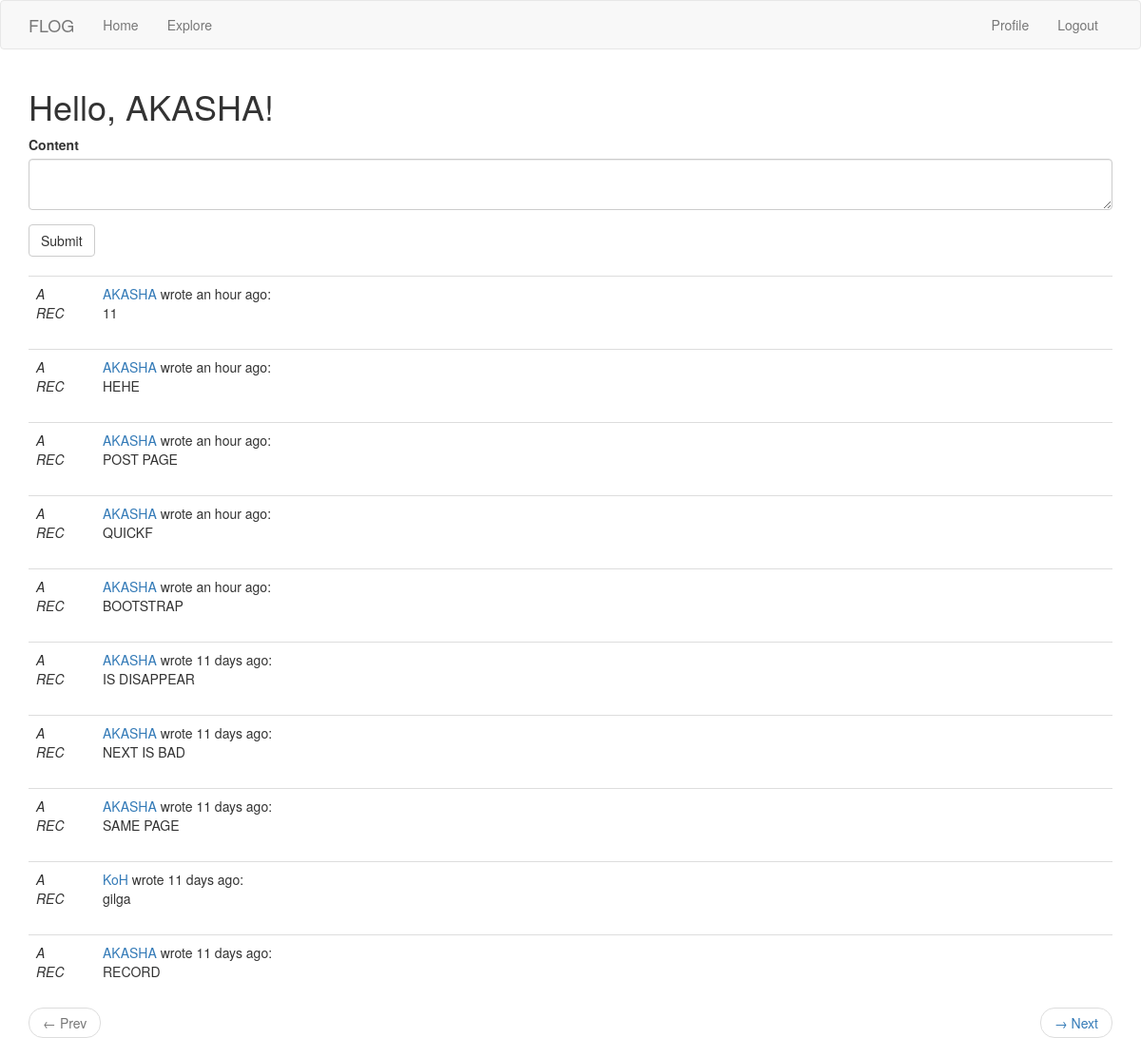
The app's page /index (signed in) with its own data.
### app/models.py (models this page shows, shortened)
class User(UserMixin, db.Model):
    id = db.Column(db.Integer, primary_key=True)
    username = db.Column(db.String(64), index=True, unique=True)
    email = db.Column(db.String(128), index=True, unique=True)
    password_hash = db.Column(db.String(128))
    about_me = db.Column(db.String(256))
    last_seen = db.Column(db.DateTime, default=datetime.utcnow)
    posts = db.relationship('Post', backref='author', lazy='dynamic')
    followed = db.relationship(
        'User', secondary=followers,
        primaryjoin=(followers.c.follower_id == id),
        secondaryjoin=(followers.c.followed_id == id),
        backref=db.backref('followers', lazy='dynamic'), lazy='dynamic')
    def followed_posts(self):
        followed_post = Post.query.join(followers, (followers.c.followed_id == Post.user_id)).filter(
                followers.c.follower_id == self.id)
        own_post = Post.query.filter_by(user_id=self.id)
        return followed_post.union(own_post).order_by(Post.timestamp.desc())

class Post(db.Model):
    id = db.Column(db.Integer, primary_key=True)
    body = db.Column(db.String(256))
    timestamp = db.Column(db.DateTime, index=True, default=datetime.utcnow)
    user_id = db.Column(db.Integer, db.ForeignKey('user.id'))

### app/routes.py (the view)
@app.route('/', methods=['GET', 'POST'])
@app.route('/index', methods=['GET', 'POST'])
@login_required
def index():
    form = PostForm()
    if form.validate_on_submit():
        post = Post(body=form.post.data, author=current_user)
        db.session.add(post)
        db.session.commit()
        flash('You successfully made a post!')
        return redirect(url_for('index'))
    page = request.args.get('page', 1, type=int)
    posts = current_user.followed_posts().paginate(page, app.config['POSTS_PER_PAGE'], False)
    next_url = prev_url = None
    if posts.has_next:
        next_url = url_for('index', page=posts.next_num)
    if posts.has_prev:
        prev_url = url_for('index', page=posts.prev_num)
    return render_template('index.html', title='Home', form=form, posts=posts.items,
                            next_url=next_url, prev_url=prev_url)

### app/forms.py
class PostForm(FlaskForm):
    post = TextAreaField('Content', validators=[DataRequired(), Length(min=1, max=256)])
    submit = SubmitField('Submit')

### app/models.py (called while the page is built)
@login.user_loader
def load_user(id):
    return User.query.get(int(id))

### app/routes.py (called while the page is built)
@app.before_request
def before_request():
    if current_user.is_authenticated:
        current_user.last_seen = datetime.utcnow()
        db.session.commit()

### app/templates/index.html
{% extends "base.html" %}
{% import "bootstrap/wtf.html" as wtf %}
{% block app_content %}
    <h1>Hello, {{ current_user.username }}!</h1>
    {% if form %}
    {{ wtf.quick_form(form) }}
    <br>
    {% endif %}
    {% for post in posts %}
        {% include "_post.html" %}
    {% endfor %}
    <nav aria-label="...">
        <ul class="pager">
            <li class="previous{% if not prev_url %} disabled{% endif %}">
                <a href="{{ prev_url or '#' }}">
                    <span aria-hidden="true">&larr;</span> Prev
                </a>
            </li>
            <li class="next{% if not next_url %} disabled{% endif %}">
                <a href="{{ next_url or '#' }}">
                    <span aria-hidden="true">&rarr;</span> Next
                </a>
            </li>
        </ul>
    </nav>
{% endblock %}

### app/templates/_post.html
<table class="table table-hover">
    <tr>
        <td width="70px"><i>A<br>REC</i></td>
        <td>
            <a href="{{ url_for('user', username=post.author.username) }}">
                {{ post.author.username }}
            </a>
            wrote {{ moment(post.timestamp).fromNow() }}:
            <br>
            {{ post.body }}
        </td>
    </tr>
</table>

### records on screen
User: username "AKASHA"
Post: author.username "AKASHA", timestamp "an hour ago", body "11"
Post: author.username "AKASHA", timestamp "an hour ago", body "HEHE"
Post: author.username "AKASHA", timestamp "an hour ago", body "POST PAGE"
Post: author.username "AKASHA", timestamp "an hour ago", body "QUICKF"
Post: author.username "AKASHA", timestamp "an hour ago", body "BOOTSTRAP"
Post: author.username "AKASHA", timestamp "11 days ago", body "IS DISAPPEAR"
Post: author.username "AKASHA", timestamp "11 days ago", body "NEXT IS BAD"
Post: author.username "AKASHA", timestamp "11 days ago", body "SAME PAGE"
Post: author.username "KoH", timestamp "11 days ago", body "gilga"
Post: author.username "AKASHA", timestamp "11 days ago", body "RECORD"
